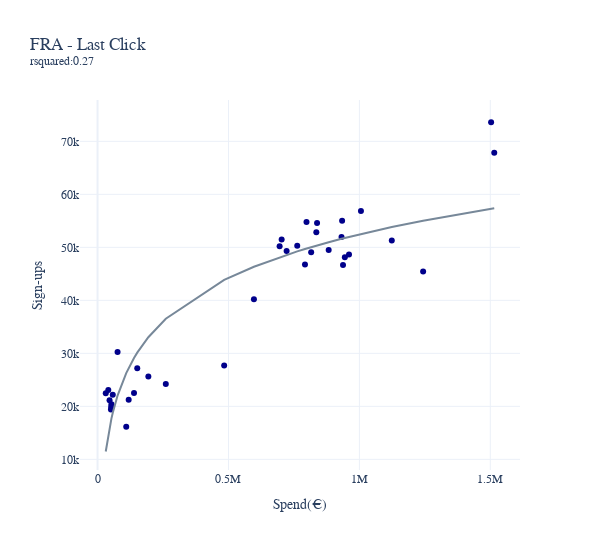
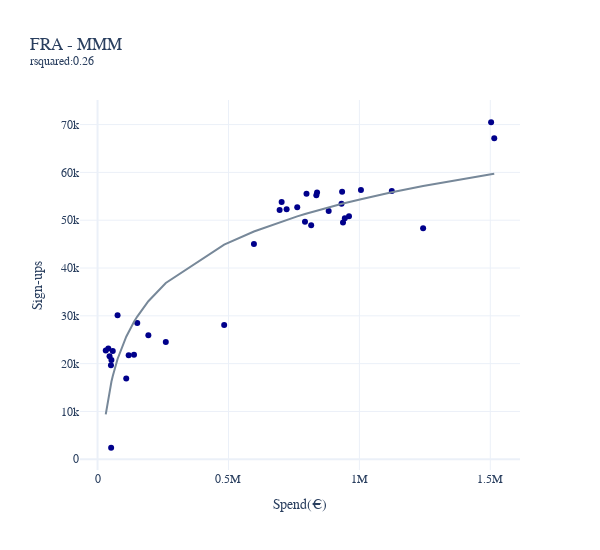
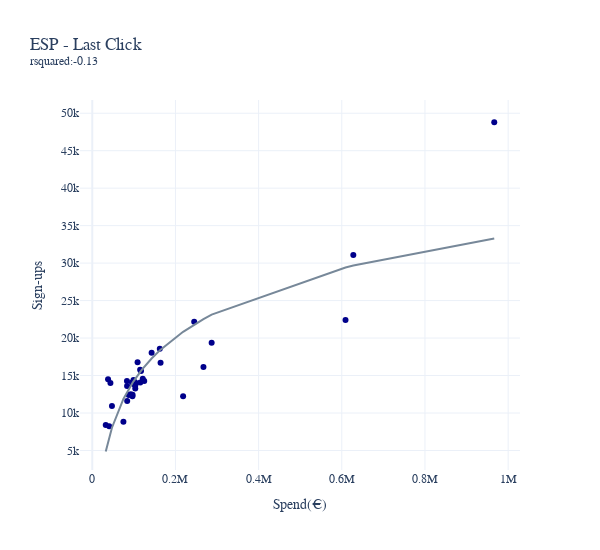
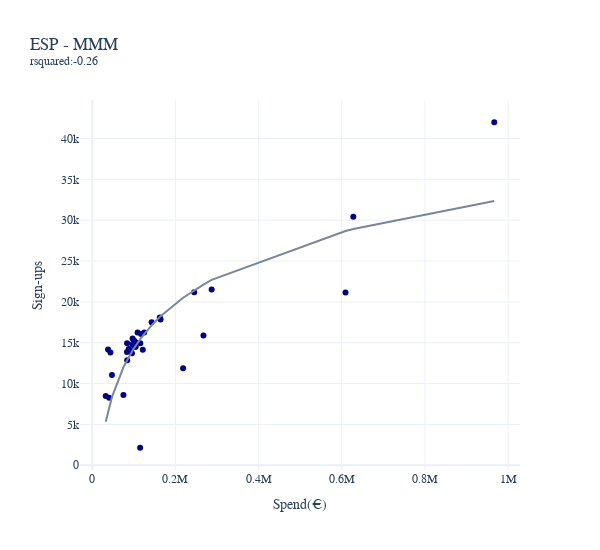

Here is the notebook cell these charts were saved with, in order:
### Code cell
for country in ["FRA", "ESP", "AUT", "ITA"]:
    for c in ["lc_signups", "mmm_signups"]:
        plot_efficiency_curve(df, country, c)
